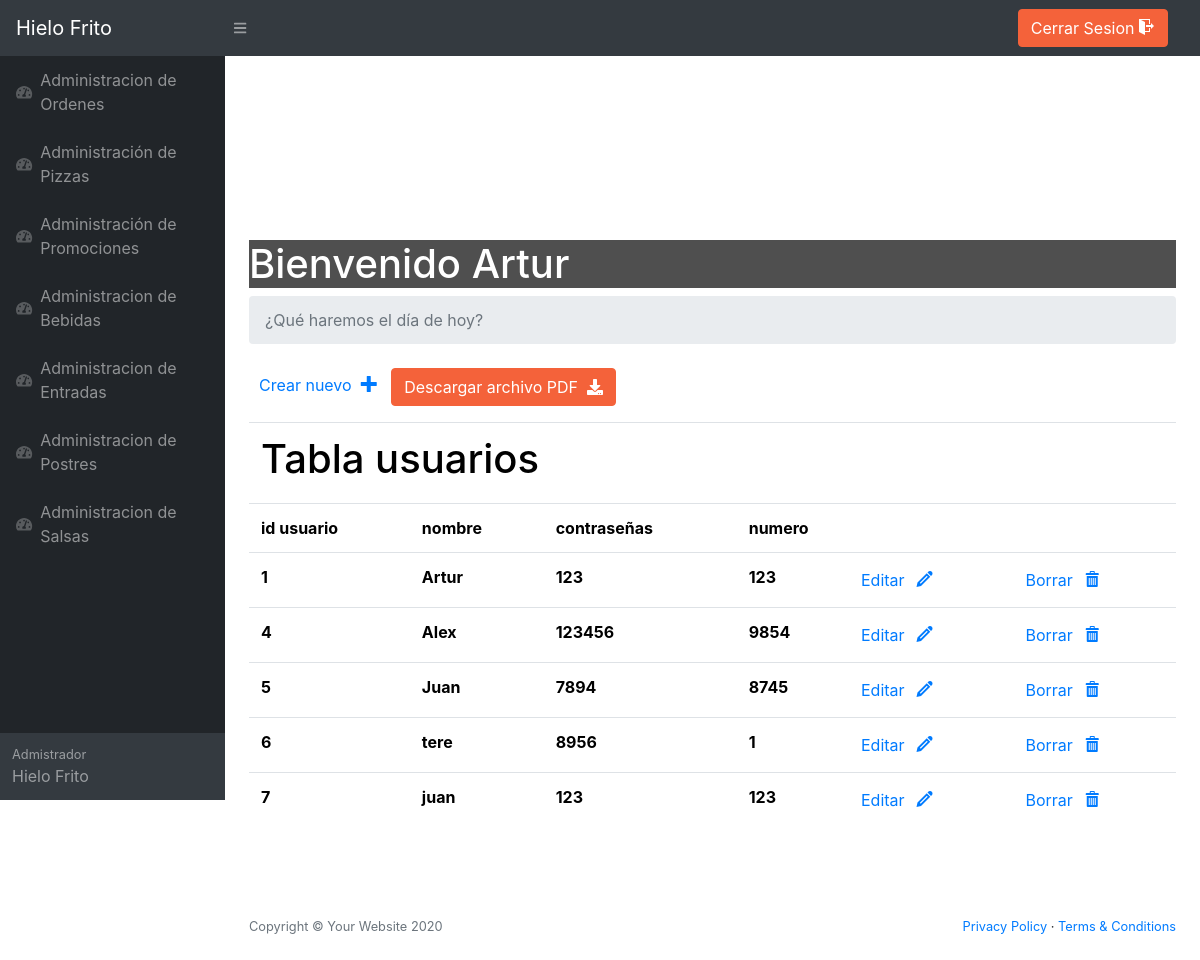
Page /Pizzeria/Admin/Bienvenida.php (signed in) on the committed database.
### tables this page shows
CREATE TABLE `usuario` (
  `id_usuario` int(11) NOT NULL,
  `nombre_usuario` varchar(100) NOT NULL,
  `contrasenia_usuario` varchar(100) NOT NULL,
  `no_empleado` int(11) NOT NULL
);

### Pizzeria/Admin/Bienvenida.php (the view, shortened to what this page needs)
<?php
include ('../php/conexion.php');
$nombre=$_SESSION['usr'];
?>
<!DOCTYPE html>
<html lang="en">
    <head>
        <link href="styles.css" rel="stylesheet" />
        <link href="https://cdn.datatables.net/1.10.20/css/dataTables.bootstrap4.min.css" rel="stylesheet" />
        <link href="../icomoon/fonts/style.css" rel="stylesheet">
    </head>
    <body style="background-image:url(https://www.gstatic.com/bfe/apps/website/img/h/87450465-pizza-1440.jpg);padding-top: 10rem;
        padding-bottom: calc(10rem - 4.5rem);
        background-position: center;
        background-repeat: no-repeat;
        background-attachment: scroll;
        background-size: cover;" class="sb-nav-fixed">
        <nav class="sb-topnav navbar navbar-expand navbar-dark bg-dark">
            <a class="navbar-brand" href="Bienvenida.php">Hielo Frito</a>
            <button class="btn btn-link btn-sm order-1 order-lg-0" id="sidebarToggle" href="#"><i class="fas fa-bars"></i></button>
            <div class="d-none d-md-inline-block form-inline ml-auto mr-0 mr-md-3 my-2 my-md-0">
                        <a class="btn btn-primary" href="../php/cerrarsesion.php" > Cerrar Sesion <span class="icon-exit">    </span> </a>
            </div>
        </nav>
        <div id="layoutSidenav">
            <div id="layoutSidenav_nav">
                <nav class="sb-sidenav accordion sb-sidenav-dark" id="sidenavAccordion">
                    <div class="sb-sidenav-menu">
                        <div class="nav">
                            <a class="nav-link" href="adminOrdenes/Ordenes.php">
                                <div class="sb-nav-link-icon"><i class="fas fa-tachometer-alt"></i></div>
                                Administracion de Ordenes
                            </a>
                            <a class="nav-link" href="adminPizzas/BienvenidaPizzas.php">
                                <div class="sb-nav-link-icon"><i class="fas fa-tachometer-alt"></i></div>
                                Administración de Pizzas
                            </a>
                            <a class="nav-link" href="adminPromos/Promos.php">
                                <div class="sb-nav-link-icon"><i class="fas fa-tachometer-alt"></i></div>
                                Administración de Promociones
                            </a>
                            <a class="nav-link" href="adminBebidas/Bebidas.php">
                                <div class="sb-nav-link-icon"><i class="fas fa-tachometer-alt"></i></div>
                                Administracion de Bebidas
                            </a>
                            <a class="nav-link" href="adminentradas/ListaEntradas.php">
                                <div class="sb-nav-link-icon"><i class="fas fa-tachometer-alt"></i></div>
                                Administracion de Entradas
                            </a>
                            <a class="nav-link" href="adminpostres/addpostres.php">
                                <div class="sb-nav-link-icon"><i class="fas fa-tachometer-alt"></i></div>
                                Administracion de Postres
                            </a>
                            <a class="nav-link" href="adminsalsas/ListaSalsa.php">
                                <div class="sb-nav-link-icon"><i class="fas fa-tachometer-alt"></i></div>
                                Administracion de Salsas
                            </a>
                        </div>
                    </div>
                    <div class="sb-sidenav-footer">
                        <div class="small">Admistrador</div>
                        Hielo Frito
                    </div>
                </nav>
            </div>
            <div id="layoutSidenav_content">
                <main >
                    <div class="container-fluid">
                        <h1 style="color: white; background: rgba(0, 0, 0, 0.692);" class="mt-4">Bienvenido <?php echo($nombre); ?></h1>
                        <ol class="breadcrumb mb-4">
                            <li class="breadcrumb-item active">¿Qué haremos el día de hoy?</li>
                        </ol>
                        <a href="adminUsuarios/CrearUsuario.php" class=" crear">Crear nuevo &nbsp;<span class="icon-plus"></span></a>
                        <a class=" btn btn-primary" href="fpdf/usupdf.php">Descargar archivo PDF &nbsp;<i class="fa fa-download"></i></a>
                        <?php
                            $query="SELECT * FROM usuario";
                            $resultado=$mysqli->query($query);
                            if($resultado->num_rows > 0){
                        ?>
                        <table class="table">
                            <tr>
                                <th colspan=6>
                                    <h1>Tabla usuarios</h1>
                                </th>
                            </tr>
                            <tr>
                                <th>
                                    id usuario
                                </th>
                                <th>
                                    nombre
                                </th>
                                <th>
                                    contraseñas
                                </th>
                                <th colspan=3>
                                    numero
                                </th>
                            </tr>
                            <?php
                                while($fila=$resultado->fetch_assoc()){
                                    $id=$fila['id_usuario'];
                            ?>
                            <tr>
                                <form action="adminUsuarios/editarBorrar.php" method="POST">
                                <th>
                                    <?php
                                        echo "$id<input type='text' value='$id' name='id' hidden>";
                                    ?>
                                </th>
                                <th>
                                    <?php
                                        echo($fila['nombre_usuario']);
                                    ?>
                                </th>
                                <th>
                                    <?php
                                        echo($fila['contrasenia_usuario']);
                                    ?>
                                </th>
                                <th>
                                    <?php
                                        echo($fila['no_empleado']);
                                    ?>
                                </th>
                                <th >
                                    <input type="submit" value="Editar" class="boton " name="boton">&nbsp;<span class="icon-pencil icono">
                                </th>
                                <th>
                                    <input type="submit" value="Borrar" class="boton "name="boton">&nbsp;<span class="icon-bin icono">
                                </th>
                                </form>
                            </tr>
                            <?php
                            }
                            ?>
                        </table>
                        <?php
                            }
                        ?>
                    </div>
                </main>
                <footer class="py-4 bg-black  mt-auto">
                    <div class="container-fluid">
                        <div class="d-flex align-items-center justify-content-between small">
                            <div class="text-muted">Copyright &copy; Your Website 2020</div>
                            <div>
                                <a href="#">Privacy Policy</a>
                                &middot;
                                <a href="#">Terms &amp; Conditions</a>
                            </div>
                        </div>
                    </div>
                </footer>
            </div>
        </div>
    </body>
</html>

### Pizzeria/Admin/Bienvenida.php (style rules this page uses)
.table { color:#000000 !important; background:#ffffff !important; border-radius:15px; }
.crear { background:#fff; padding:10px; color: 10157F; text-decoration: none !important; transition: .3s linear; border-radius:6px; }
.boton { background:#fff; text-decoration: none !important; transition: .3s linear; border: 2px solid #fff; color:#007BFF; }
.icono { color:#007BFF; }

### rows in the picture
usuario: id_usuario "1", nombre_usuario "Artur", contrasenia_usuario "123", no_empleado "123"
usuario: id_usuario "4", nombre_usuario "Alex", contrasenia_usuario "123456", no_empleado "9854"
usuario: id_usuario "5", nombre_usuario "Juan", contrasenia_usuario "7894", no_empleado "8745"
usuario: id_usuario "6", nombre_usuario "tere", contrasenia_usuario "8956", no_empleado "1"
usuario: id_usuario "7", nombre_usuario "juan", contrasenia_usuario "123", no_empleado "123"

### other values in the picture
$nombre "Artur"
